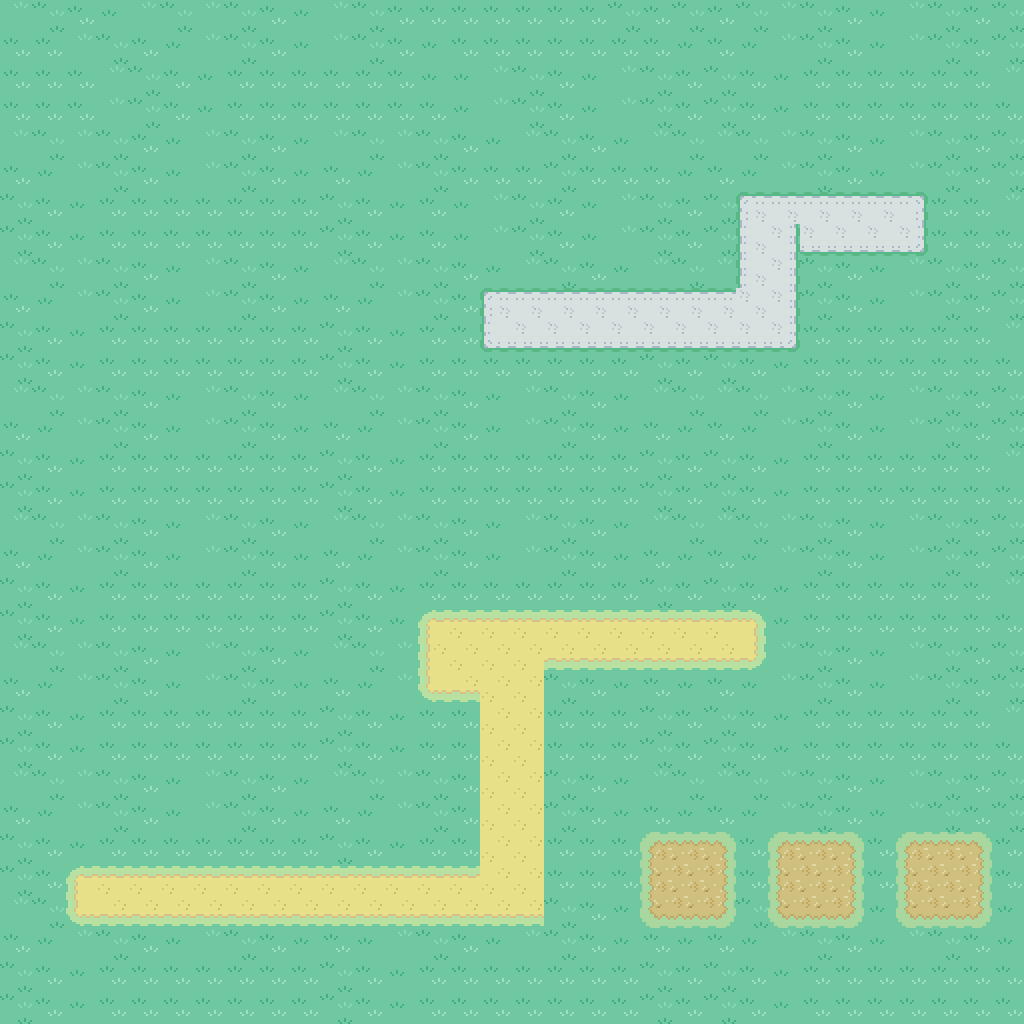

A level layout from a 2D game, rendered from its tile map. Below: a short description, then the map file with tile-grid data replaced by summaries:
An orthogonal 32x32 tile map with 32x32 px tiles, 1 tile layer (Tile Layer 1) and 210 objects.

<map version="1.4" tiledversion="1.4.2" orientation="orthogonal" renderorder="right-down" width="32" height="32" tilewidth="32" tileheight="32" infinite="0" nextlayerid="3" nextobjectid="217">
 <tileset firstgid="1" source="Complete Johto Tileset.tsx" />
 <layer id="1" name="Tile Layer 1" width="32" height="32">
  <data>[1024 cells, 1024 non-empty, 30 distinct tile ids]</data>
 </layer>
 <objectgroup id="2" name="Object Layer 1">
  <object id="1" gid="7" x="-0.166667" y="32" width="32" height="32" />
  <object id="2" gid="8" x="31.6667" y="29.6667" width="32" height="32" />
  <object id="3" gid="15" x="1" y="63" width="32" height="32" />
  <object id="4" gid="16" x="32.75" y="61.75" width="32" height="32" />
  <object id="5" gid="23" x="0.666667" y="94.3333" width="32" height="32" />
  <object id="6" gid="24" x="32.8333" y="93.8333" width="32" height="32" />
  <object id="7" gid="15" x="1.33333" y="125.667" width="32" height="32" />
  <object id="8" gid="16" x="33.1667" y="126.167" width="32" height="32" />
  <object id="9" gid="23" x="3.25" y="157.75" width="32" height="32" />
  <object id="10" gid="24" x="35" y="158" width="32" height="32" />
  <object id="11" gid="13" x="2.5" y="189.75" width="32" height="32" />
  <object id="12" gid="14" x="32.5" y="189.75" width="32" height="32" />
  <object id="13" gid="21" x="1" y="221.75" width="32" height="32" />
  <object id="14" gid="22" x="33" y="221.25" width="32" height="32" />
  <object id="15" gid="7" x="61.4167" y="32.2917" width="32" height="32" />
  <object id="16" gid="8" x="93.25" y="29.9583" width="32" height="32" />
  <object id="17" gid="15" x="62.5833" y="63.2917" width="32" height="32" />
  <object id="18" gid="16" x="94.3333" y="62.0417" width="32" height="32" />
  <object id="19" gid="23" x="62.25" y="94.6249" width="32" height="32" />
  <object id="20" gid="24" x="94.4166" y="94.1249" width="32" height="32" />
  <object id="21" gid="15" x="62.9167" y="125.959" width="32" height="32" />
  <object id="22" gid="16" x="94.75" y="126.459" width="32" height="32" />
  <object id="23" gid="23" x="64.8333" y="158.042" width="32" height="32" />
  <object id="24" gid="24" x="96.5833" y="158.292" width="32" height="32" />
  <object id="25" gid="13" x="64.0833" y="190.042" width="32" height="32" />
  <object id="26" gid="14" x="94.0833" y="190.042" width="32" height="32" />
  <object id="27" gid="21" x="62.5833" y="222.042" width="32" height="32" />
  <object id="28" gid="22" x="94.5833" y="221.542" width="32" height="32" />
  <object id="29" gid="7" x="132.417" y="34.2917" width="32" height="32" />
  <object id="30" gid="8" x="164.25" y="31.9584" width="32" height="32" />
  <object id="31" gid="15" x="133.583" y="65.2917" width="32" height="32" />
  <object id="32" gid="16" x="165.333" y="64.0417" width="32" height="32" />
  <object id="33" gid="23" x="133.25" y="96.6249" width="32" height="32" />
  <object id="34" gid="24" x="165.417" y="96.1249" width="32" height="32" />
  <object id="35" gid="15" x="133.917" y="127.959" width="32" height="32" />
  <object id="36" gid="16" x="165.75" y="128.459" width="32" height="32" />
  <object id="37" gid="23" x="135.833" y="160.042" width="32" height="32" />
  <object id="38" gid="24" x="167.583" y="160.292" width="32" height="32" />
  <object id="39" gid="13" x="135.083" y="192.042" width="32" height="32" />
  <object id="40" gid="14" x="165.083" y="192.042" width="32" height="32" />
  <object id="41" gid="21" x="133.583" y="224.042" width="32" height="32" />
  <object id="42" gid="22" x="165.583" y="223.542" width="32" height="32" />
  <object id="43" gid="7" x="199.75" y="34.9583" width="32" height="32" />
  <object id="44" gid="8" x="231.583" y="32.625" width="32" height="32" />
  <object id="45" gid="15" x="200.917" y="65.9583" width="32" height="32" />
  <object id="46" gid="16" x="232.667" y="64.7083" width="32" height="32" />
  <object id="47" gid="23" x="200.583" y="97.2916" width="32" height="32" />
  <object id="48" gid="24" x="232.75" y="96.7916" width="32" height="32" />
  <object id="49" gid="15" x="201.25" y="128.625" width="32" height="32" />
  <object id="50" gid="16" x="233.083" y="129.125" width="32" height="32" />
  <object id="51" gid="23" x="203.167" y="160.708" width="32" height="32" />
  <object id="52" gid="24" x="234.917" y="160.958" width="32" height="32" />
  <object id="53" gid="13" x="202.417" y="192.708" width="32" height="32" />
  <object id="54" gid="14" x="232.417" y="192.708" width="32" height="32" />
  <object id="55" gid="21" x="200.917" y="224.708" width="32" height="32" />
  <object id="56" gid="22" x="232.917" y="224.208" width="32" height="32" />
  <object id="57" gid="7" x="266.417" y="32.9583" width="32" height="32" />
  <object id="58" gid="8" x="298.25" y="30.625" width="32" height="32" />
  <object id="59" gid="15" x="267.583" y="63.9583" width="32" height="32" />
  <object id="60" gid="16" x="299.333" y="62.7083" width="32" height="32" />
  <object id="61" gid="23" x="267.25" y="95.2916" width="32" height="32" />
  <object id="62" gid="24" x="299.417" y="94.7916" width="32" height="32" />
  <object id="63" gid="15" x="267.917" y="126.625" width="32" height="32" />
  <object id="64" gid="16" x="299.75" y="127.125" width="32" height="32" />
  <object id="65" gid="23" x="269.833" y="158.708" width="32" height="32" />
  <object id="66" gid="24" x="301.583" y="158.958" width="32" height="32" />
  <object id="67" gid="13" x="269.083" y="190.708" width="32" height="32" />
  <object id="68" gid="14" x="299.083" y="190.708" width="32" height="32" />
  <object id="69" gid="21" x="267.583" y="222.708" width="32" height="32" />
  <object id="70" gid="22" x="299.583" y="222.208" width="32" height="32" />
  <object id="71" gid="7" x="335.083" y="32.2917" width="32" height="32" />
  <object id="72" gid="8" x="366.917" y="29.9584" width="32" height="32" />
  <object id="73" gid="15" x="336.25" y="63.2917" width="32" height="32" />
  <object id="74" gid="16" x="368" y="62.0417" width="32" height="32" />
  <object id="75" gid="23" x="335.917" y="94.6249" width="32" height="32" />
  <object id="76" gid="24" x="368.083" y="94.1249" width="32" height="32" />
  <object id="77" gid="15" x="336.583" y="125.959" width="32" height="32" />
  <object id="78" gid="16" x="368.417" y="126.459" width="32" height="32" />
  <object id="79" gid="23" x="338.5" y="158.042" width="32" height="32" />
  <object id="80" gid="24" x="370.25" y="158.292" width="32" height="32" />
  <object id="81" gid="13" x="337.75" y="190.042" width="32" height="32" />
  <object id="82" gid="14" x="367.75" y="190.042" width="32" height="32" />
  <object id="83" gid="21" x="336.25" y="222.042" width="32" height="32" />
  <object id="84" gid="22" x="368.25" y="221.542" width="32" height="32" />
  <object id="85" gid="361" x="732" y="401" width="32" height="32" />
  <object id="86" gid="362" x="764" y="402" width="32" height="32" />
  <object id="87" gid="363" x="796" y="402" width="32" height="32" />
  <object id="88" gid="364" x="828" y="402" width="32" height="32" />
  <object id="89" gid="365" x="859.5" y="402.5" width="32" height="32" />
  <object id="90" gid="369" x="734" y="432" width="32" height="32" />
  <object id="91" gid="370" x="764.5" y="432" width="32" height="32" />
  <object id="92" gid="371" x="795.5" y="432.5" width="32" height="32" />
  <object id="93" gid="372" x="827" y="432.5" width="32" height="32" />
  <object id="94" gid="373" x="859" y="433.5" width="32" height="32" />
  <object id="95" gid="381" x="859.5" y="464" width="32" height="32" />
  <object id="96" gid="380" x="827.5" y="464" width="32" height="32" />
  <object id="97" gid="379" x="795" y="464.5" width="32" height="32" />
  <object id="98" gid="378" x="764" y="464" width="32" height="32" />
  <object id="99" gid="377" x="733" y="463.5" width="32" height="32" />
  </objectgroup>
</map>
<!-- 111 of 210 objects omitted -->
